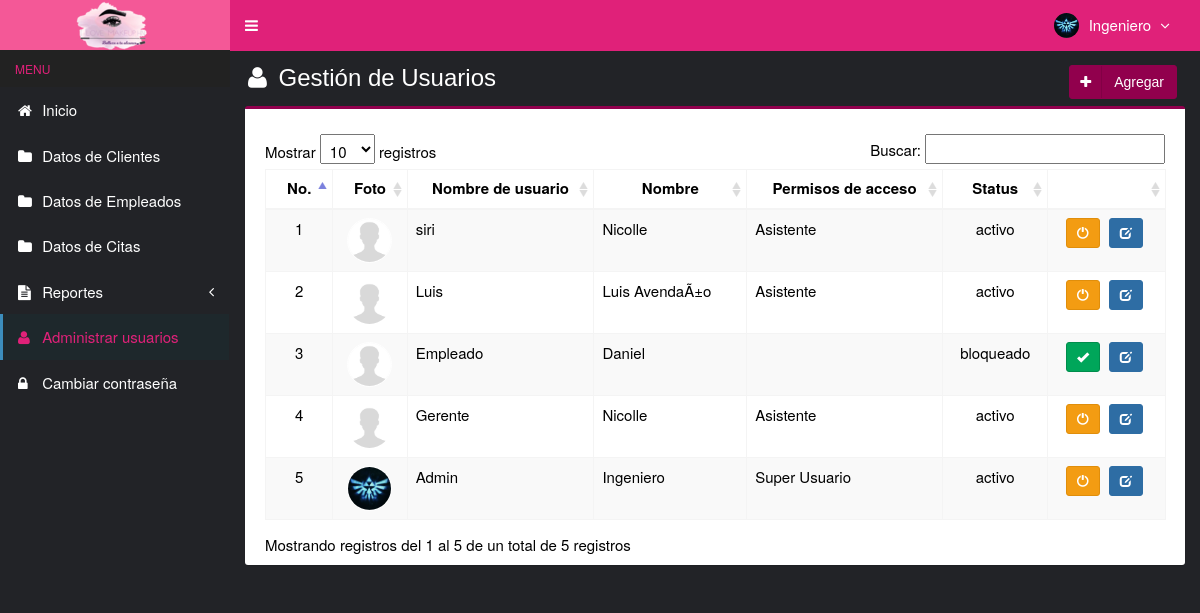
The app's page /main.php?module=user (signed in) with its own data.
### tables this page shows
CREATE TABLE `usuarios` (
  `id_user` int(3) NOT NULL,
  `username` varchar(50) NOT NULL,
  `name_user` varchar(50) NOT NULL,
  `password` varchar(50) NOT NULL,
  `email` varchar(50) DEFAULT NULL,
  `telefono` varchar(13) DEFAULT NULL,
  `foto` varchar(100) DEFAULT NULL,
  `permisos_acceso` enum('Super Usuario','Asistente') NOT NULL,
  `status` enum('activo','bloqueado') NOT NULL DEFAULT 'activo',
  `created_at` timestamp NOT NULL DEFAULT CURRENT_TIMESTAMP,
  `updated_at` timestamp NOT NULL DEFAULT CURRENT_TIMESTAMP ON UPDATE CURRENT_TIMESTAMP
);

### modulos/user/view.php (the view, shortened to what this page needs)
<section class="content-header">
  <h1 style="color:white;">
    <i class="fa fa-user icon-title" style="color:white;"></i> Gestión de Usuarios
    <a class="btn btn-purple btn-social pull-right" href="?module=form_user&form=add" title="Agregar" data-toggle="tooltip" style="color:white;">
      <i class="fa fa-plus"></i> Agregar
    </a>
  </h1>
</section>
<section class="content">
  <div class="row">
    <div class="col-md-12">
      <div class="box box-primary">
        <div class="box-body">
          <table id="dataTables1" class="table table-bordered table-striped table-hover">
            <thead>
              <tr>
                <th class="center">No.</th>
                <th class="center">Foto</th>
                <th class="center">Nombre de usuario</th>
                <th class="center">Nombre</th>
                <th class="center">Permisos de acceso</th>
                <th class="center">Status</th>
                <th class="center"></th>
              </tr>
            </thead>
                        <tbody>
            <?php
            $no = 1;
            $query = mysqli_query($mysqli, "SELECT * FROM usuarios ORDER BY id_user DESC")
                                            or die('error: '.mysqli_error($mysqli));
            while ($data = mysqli_fetch_assoc($query)) {
              echo "<tr>
                      <td width='50' class='center'>$no</td>";
                      if ($data['foto']=="") { ?>
                        <td class='center'><img class='img-user' src='images/user/user-default.png' width='45'></td>
                      <?php
                      } else { ?>
                        <td class='center'><img class='img-user' src='images/user/<?php echo $data['foto']; ?>' width='45'></td>
                      <?php
                      }
              echo "  <td>$data[username]</td>
                      <td>$data[name_user]</td>
                      <td>$data[permisos_acceso]</td>
                      <td class='center'>$data[status]</td>
                      <td class='center' width='100'>
                          <div>";
                          if ($data['status']=='activo') { ?>
                            <a data-toggle="tooltip" data-placement="top" title="Bloqueado" style="margin-right:5px" class="btn btn-warning btn-sm" href="modulos/user/proses.php?act=off&id=<?php echo $data['id_user'];?>">
                                <i style="color:#fff" class="glyphicon glyphicon-off"></i>
                            </a>
            <?php
                          }
                          else { ?>
                            <a data-toggle="tooltip" data-placement="top" title="activo" style="margin-right:5px" class="btn btn-success btn-sm" href="modulos/user/proses.php?act=on&id=<?php echo $data['id_user'];?>">
                                <i style="color:#fff" class="glyphicon glyphicon-ok"></i>
                            </a>
            <?php
                          }
              echo "      <a data-toggle='tooltip' data-placement='top' title='Modificar' class='btn btn-primary btn-sm' href='?module=form_user&form=edit&id=$data[id_user]'>
                                <i style='color:#fff' class='glyphicon glyphicon-edit'></i>
                            </a>
                          </div>
                      </td>
                    </tr>";
              $no++;
            }
            ?>
            </tbody>
          </table>
        </div>
      </div>
    </div>
  </div>
</section><!-- /.content

### top-menu.php (shortened to what this page needs)
<?php
require_once "config/database.php";
$query = mysqli_query($mysqli, "SELECT id_user, name_user, foto, permisos_acceso FROM usuarios WHERE id_user='$_SESSION[id_user]'")
                                or die('error: '.mysqli_error($mysqli));
$data = mysqli_fetch_assoc($query);
?>
<li class="dropdown user user-menu">
  <a href="#" class="dropdown-toggle" data-toggle="dropdown">
  <?php
  if ($data['foto']=="") { ?>
    <img src="images/user/user-default.png" class="user-image" alt="User Image"/>
  <?php
  }
  else { ?>
    <img src="images/user/<?php echo $data['foto']; ?>" class="user-image" alt="User Image"/>
  <?php
  }
  ?>
    <span class="hidden-xs"><?php echo $data['name_user']; ?> <i style="margin-left:5px" class="fa fa-angle-down"></i></span>
  </a>
</li>

### assets/css/style.css (style rules this page uses)
.btn-purple, .btn-purple:hover, .btn-purple:active { background-color: #91004d; border-color: #91004d; margin-right: 5px; text-color: white; }
.btn-social *:first-child { border-right: 1px solid rgba(0, 0, 0, 0.1); bottom: 0; font-size: 1em !important; left: 0; line-height: 32px !important; position: absolute; text-align: center; top: 0; width: 32px !important; }
.content-header { padding: 15px 18px 0; position: relative; }
.center { text-align:center; }
.img-user { border: 1px solid #fff; border-radius: 100%; }
.icon-title { margin-right: 5px; }
body { background-color: #fff; color: black; font-size: 15px; line-height: 1.42857; }

### records on screen
usuarios: foto (picture), name_user "Ingeniero", username "Admin", permisos_acceso "Super Usuario", status "activo"
usuarios: username "siri", name_user "Nicolle", permisos_acceso "Asistente", status "activo"
usuarios: username "Luis", name_user "Luis AvendaÃ±o", permisos_acceso "Asistente", status "activo"
usuarios: username "Empleado", name_user "Daniel", status "bloqueado"
usuarios: username "Gerente", name_user "Nicolle", permisos_acceso "Asistente", status "activo"
